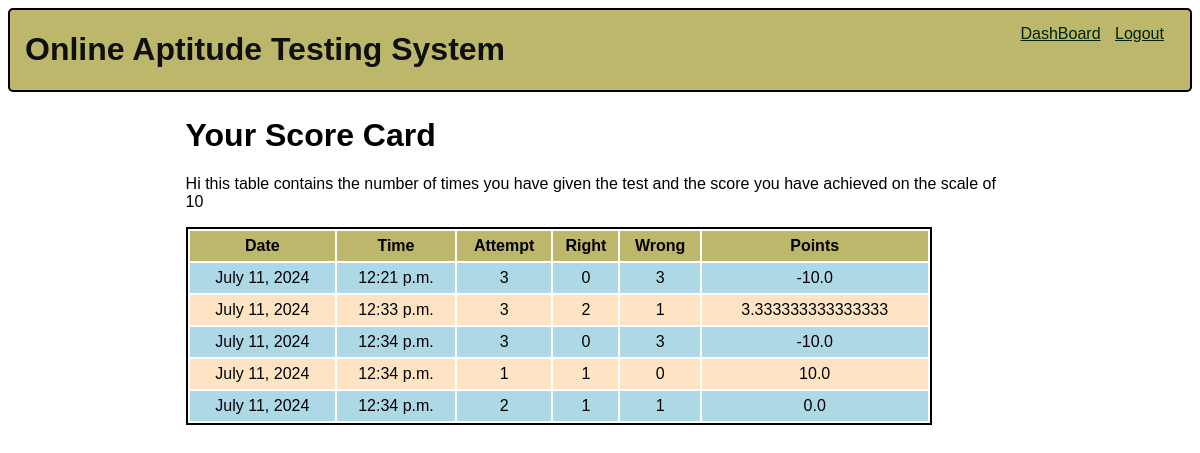
Screenshot of /OATS/test-history (signed in) with the database file from the repository.
### OATS/models.py (models this page shows)
class Result(models.Model):
    resultid = models.BigAutoField(primary_key=True , auto_created=True)
    username = models.ForeignKey(Candidate , on_delete=models.CASCADE)
    date = models.DateField(auto_now=True)
    time = models.TimeField(auto_now=True)
    attempt = models.IntegerField()
    right = models.IntegerField()
    wrong = models.IntegerField()
    points = models.FloatField()

### OATS/views.py (the view)
# urls.py: path('test-history' , testResultHistory , name='testHistory'),
def testResultHistory(request):
    if 'name' not in request.session.keys():
        res = HttpResponseRedirect("login")
    candidate = Candidate.objects.filter(username = request.session['username'])
    results = Result.objects.filter(username_id = candidate[0].username)
    context = {'candidate' : candidate , 'results' : results}
    res = render(request , 'candidate_history.html' , context)
    return res

### OATS/templates/candidate_history.html (shortened to what this page needs)
{% extends 'main.html' %}
{% block top %}
<a href="{% url 'OATS:home' %}">DashBoard</a>
<a href="{% url 'OATS:logout' %}">Logout</a>
{% endblock %}
{% block content %}
<h1>Your Score Card</h1>
<p>Hi this table contains the number of times you have given the test and the score you have achieved on the scale of 10</p>
<table>
    <tr>
        <th>Date</th>
        <th>Time</th>
        <th>Attempt</th>
        <th>Right</th>
        <th>Wrong</th>
        <th>Points</th>
    </tr>
    {% for r in results %}
    <tr>
        <td>{{r.date}}</td>
        <td>{{r.time}}</td>
        <td>{{r.attempt}}</td>
        <td>{{r.right}}</td>
        <td>{{r.wrong}}</td>
        <td>{{r.points}}</td>
    </tr>
    {% endfor %}
</table>
{% endblock %}

### OATS/templates/main.html (shortened to what this page needs)
<!DOCTYPE html>
{%  load static %}
<html lang="en">
<head>
    <link rel="stylesheet" href="{% static 'theme.css' %}">
    <link rel="stylesheet" href="{% static 'formstyle.css' %}">
    <link rel="stylesheet" href="{% static 'buttonstyle.css' %}">
</head>
<body>
    <div class="top">
        <div class="sitename">
            <h1>Online Aptitude Testing System</h1>
        </div>
        <div class="menu">
            {% block top %}
            {% endblock %}
        </div>
    </div>
    <div class="content">
        {% block content %}
        {% endblock %}
    </div>
</body>
</html>

### OATS/static/theme.css (style rules this page uses)
* { font-family: 'Gill Sans', 'Gill Sans MT', Calibri, 'Trebuchet MS', sans-serif; }
.top { height: 50px; background-color: darkkhaki; margin-bottom: 25px; padding: 15px; border: 2px solid black; border-radius: 5px; }
.top div.sitename { display: inline-block; color: #0f0f0f; position: relative; top: -15px; }
.top div.menu { float: right; }
.top div.menu a { color: rgb(1, 35, 1); display: inline-block; min-width: 50px; margin-right: 10px; }
.content { width: 70%; margin-left: auto; margin-right: auto; }
table { width: 90%; border: 2px solid black; }
table tr:nth-child(odd) { background-color: bisque; color: black; height: 30px; }
table tr:nth-child(even) { background-color: lightblue; color: black; height: 30px; }
table tr:first-child { background-color: darkkhaki; }
table td { text-align: center; }

### rows the page displays
Result: date "July 11, 2024", time "12:21 p.m.", attempt "3", right "0", wrong "3", points "-10.0"
Result: date "July 11, 2024", time "12:33 p.m.", attempt "3", right "2", wrong "1", points "3.333333333333333"
Result: date "July 11, 2024", time "12:34 p.m.", attempt "3", right "0", wrong "3", points "-10.0"
Result: date "July 11, 2024", time "12:34 p.m.", attempt "1", right "1", wrong "0", points "10.0"
Result: date "July 11, 2024", time "12:34 p.m.", attempt "2", right "1", wrong "1", points "0.0"
